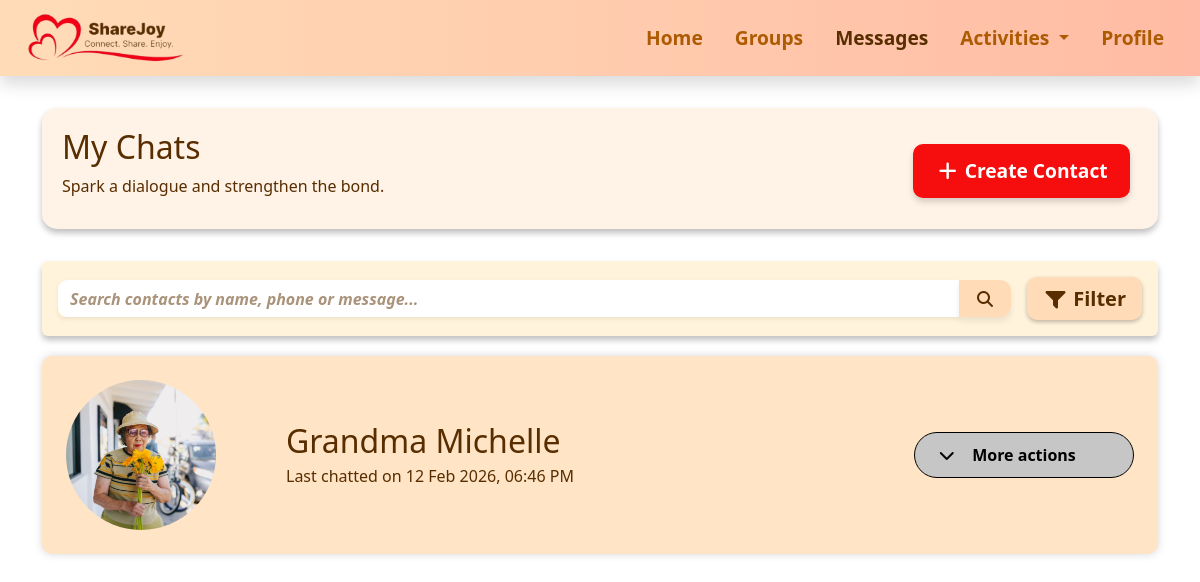
/messages (signed in), run on an earlier commit of the app's database.
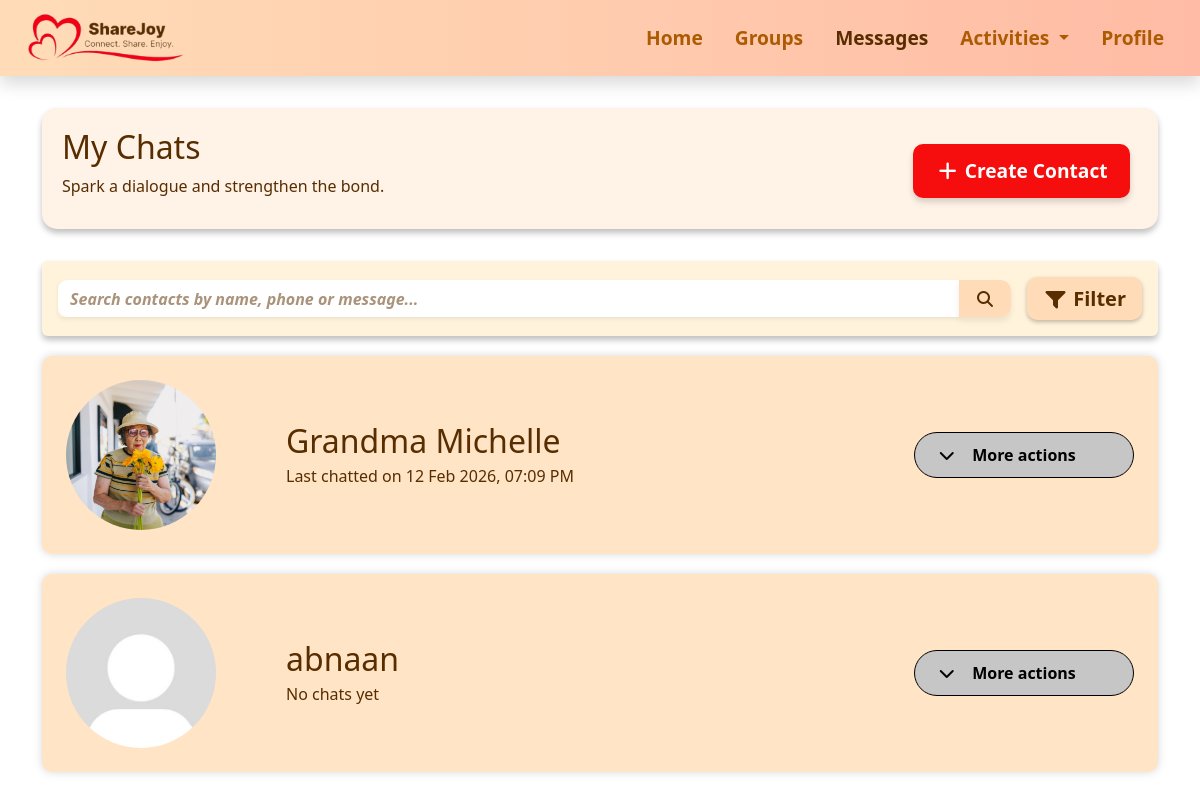
And on a later commit of the database.
### messages.py (models this page shows)
class Contact(db.Model):
    __tablename__ = 'contact'
    id = db.Column(db.Integer, primary_key=True)
    name = db.Column(db.String(35), nullable=False)
    phone = db.Column(db.String(12))
    short_desc = db.Column(db.String(120))
    image_url = db.Column(db.String(200))
    messages = db.relationship("Message", backref="contact", lazy=True)
    chat_group = db.Column(db.String(50))       # e.g. Family, Friends, Work
    message_status = db.Column(db.String(20))   # e.g. Unread, Read, Archived

### app.py (the view, shortened to what this page needs)
@app.route("/messages")
@login_required
def messages():
    search = request.args.get("search", "")
    status_filter = request.args.get("status")
    query = Contact.query
    if status_filter:
        query = query.filter(Contact.message_status == status_filter)
    contacts = query.all()
    for c in contacts:
        last_msg = (
            Message.query.filter_by(contact_id=c.id)
            .order_by(Message.timestamp.desc())
            .first()
        )
        c.last_chat = last_msg.timestamp if last_msg else None
    contacts.sort(
    key=lambda c: c.last_chat or datetime.min,
    reverse=True
    )
    messages = []
    if search:
        messages_query = Message.query.filter(Message.content.ilike(f"%{search}%"))
        if status_filter:
            messages_query = messages_query.filter(Message.status == status_filter)
        messages = messages_query.order_by(Message.timestamp.desc()).all()
    return render_template("messages.html", contacts=contacts, messages=messages, title="Messages")

### app.py (called while the page is built)
def login_required(f):
    @wraps(f)
    def decorated_function(*args, **kwargs):
        if 'user_id' not in session:
            flash('Please log in to access this page.', 'error')
            return redirect(url_for('loginpage'))
        return f(*args, **kwargs)
    return decorated_function

@app.template_filter("sgtime")
def sgtime(dt):
    if not dt:
        return ""
    if dt.tzinfo is None:
        dt = dt.replace(tzinfo=pytz.utc)
    sg_tz = pytz.timezone("Asia/Singapore")
    return dt.astimezone(sg_tz).strftime("%d %b %Y, %I:%M %p")

### templates/messages.html (shortened to what this page needs)
{% extends "base.html" %}
{% block extra_css %}
<link rel="stylesheet" href="{{ url_for('static', filename='css/messages.css') }}">
{% endblock %}
{% block content %}
<div class="section-box d-flex flex-column flex-md-row justify-content-between align-items-start align-items-md-center">
  <div>
    <h1>My Chats</h1>
    <p>Spark a dialogue and strengthen the bond.</p>
  </div>
  <a href="{{ url_for('create_contact') }}" class="btn btn-danger cta-btn mt-2 mt-md-0 me-0 me-md-2 fw-semibold">
    <i class="fa-solid fa-plus"></i> Create Contact
  </a>
</div>
<div class="p-3 mb-3 rounded shadow-sm box1">
  <div class="d-flex flex-column flex-md-row align-items-start align-items-md-center gap-2">
    <form method="get" class="flex-grow-1 mb-2 mb-md-0 box2 rounded" id="search-form">
      <div class="input-group">
        <input type="text" name="search" class="form-control shadow-sm searchbar"
          placeholder="Search contacts by name, phone or message..." value="{{ request.args.get('search', '') }}">
        <button class="btn search-btn" type="submit">
          <i class="fa-solid fa-magnifying-glass"></i>
        </button>
      </div>
    </form>
    <button id="toggle-filters" class="btn btn-lg fw-semibold mt-2 mt-md-0 ms-md-2">
      <i class="fa-solid fa-filter"></i> Filter
    </button>
  </div>
</div>
{% if contacts %}
  {% for contact in contacts %}
    <div class="contact-box p-4" onclick="window.location.href='{{ url_for('textchat', contact_id=contact.id) }}'">
      <div class="d-flex align-items-center justify-content-between w-100">
        <div class="d-flex align-items-center">
          <img src="{{ url_for('static', filename=contact.image_url or 'images/default_pfp.jpg') }}"
               alt="Profile Image" class="circle-image">
          <div>
            <h1 class="mb-1 me-5 brown">{{ contact.name }}</h1>
            <p class="mb-0 brown">
              {% if contact.last_chat %}
                Last chatted on {{ contact.last_chat|sgtime }}
              {% else %}
                No chats yet
              {% endif %}
            </p>
          </div>
        </div>
        <div class="dropdown-wrapper position-relative" onclick="event.stopPropagation()">
          <button class="more-actions-toggle d-flex align-items-center justify-content-center"
                  onclick="toggleDropdown(this)">
            <span class="fs-6 fw-semibold">More actions</span>
            <i class="me-4 fa-solid fa-chevron-down chevron-icon"></i>
          </button>
        </div>
      </div>
    </div>
  {% endfor %}
{% else %}
  <div class="col-12">
        <div class="alert alert-info text-center fw-semibold">
            No chats found.
        </div>
    </div>
{% endif %}
{% endblock %}

What changed in the data, as far as the page shows it:
computed for Contact "Grandma Michelle": last_chat|sgtime "12 Feb 2026, 06:46 PM" → "12 Feb 2026, 07:09 PM"
added Contact: shows a picture, name "abnaan", shows "No chats yet"
